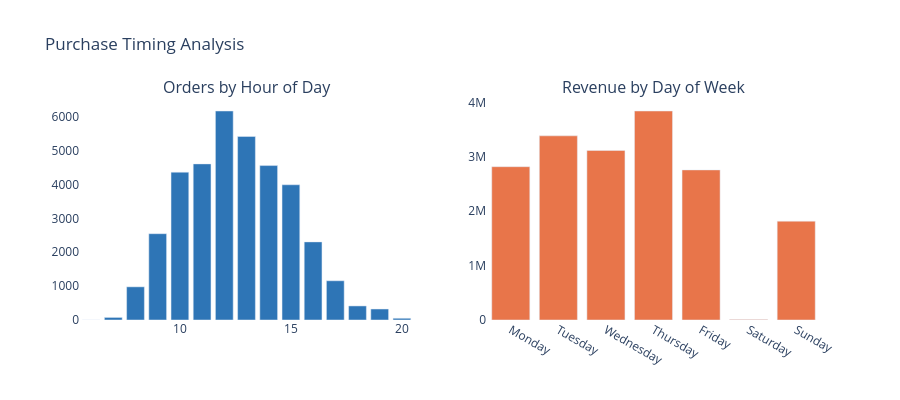

This figure's notebook cell:
### Code cell
hourly = df.groupby('Hour')['Invoice'].nunique().reset_index()
hourly.columns = ['Hour', 'Orders']

day_order = ['Monday','Tuesday','Wednesday','Thursday','Friday','Saturday','Sunday']
daily = df.groupby('DayOfWeek')['TotalPrice'].sum().reindex(day_order).reset_index()
daily.columns = ['Day', 'Revenue']

fig4 = make_subplots(rows=1, cols=2,
    subplot_titles=('Orders by Hour of Day', 'Revenue by Day of Week'))

fig4.add_trace(go.Bar(
    x=hourly['Hour'], y=hourly['Orders'],
    marker_color='#2E75B6', name='Orders'
), row=1, col=1)

fig4.add_trace(go.Bar(
    x=daily['Day'], y=daily['Revenue'],
    marker_color='#E8754A', name='Revenue'
), row=1, col=2)

fig4.update_layout(
    height=400, showlegend=False,
    plot_bgcolor='white', paper_bgcolor='white',
    title='Purchase Timing Analysis'
)
fig4.show()
print("图4完成")

### Figure 1 — Plotly figure (JSON) as saved in the notebook; plotly's stock layout.template omitted (floating-point values rounded to 4 significant figures)
{"data": [{"marker": {"color": "#2E75B6"}, "name": "Orders", "type": "bar", "x": [6, 7, 8, 9, 10, 11, 12, 13, 14, 15, 16, 17, 18, 19, 20], "xaxis": "x", "y": [1, 76, 979, 2548, 4364, 4609, 6170, 5418, 4559, 3992, 2306, 1158, 415, 324, 51], "yaxis": "y"}, {"marker": {"color": "#E8754A"}, "name": "Revenue", "type": "bar", "x": ["Monday", "Tuesday", "Wednesday", "Thursday", "Friday", "Saturday", "Sunday"], "xaxis": "x2", "y": [2817000.0, 3385000.0, 3116000.0, 3841000.0, 2758000.0, 9803.0, 1816000.0], "yaxis": "y2"}], "layout": {"annotations": [{"font": {"size": 16}, "showarrow": false, "text": "Orders by Hour of Day", "x": 0.225, "xanchor": "center", "xref": "paper", "y": 1, "yanchor": "bottom", "yref": "paper"}, {"font": {"size": 16}, "showarrow": false, "text": "Revenue by Day of Week", "x": 0.775, "xanchor": "center", "xref": "paper", "y": 1, "yanchor": "bottom", "yref": "paper"}], "height": 400, "paper_bgcolor": "white", "plot_bgcolor": "white", "showlegend": false, "title": {"text": "Purchase Timing Analysis"}, "xaxis": {"anchor": "y", "domain": [0, 0.45]}, "xaxis2": {"anchor": "y2", "domain": [0.55, 1]}, "yaxis": {"anchor": "x", "domain": [0, 1]}, "yaxis2": {"anchor": "x2", "domain": [0, 1]}}}
